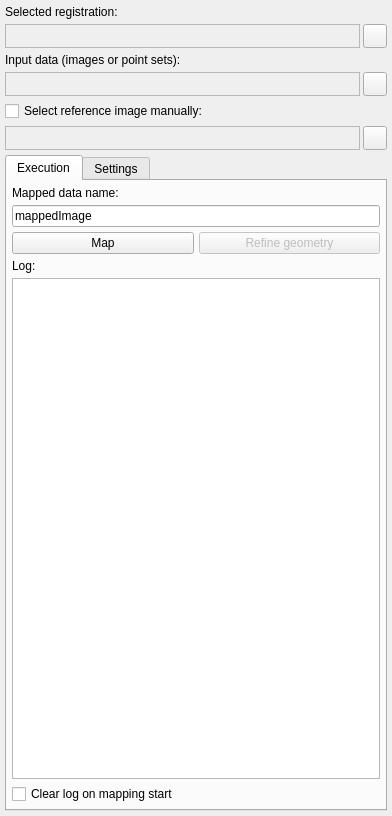
<?xml version="1.0" encoding="UTF-8"?>
<ui version="4.0">
 <class>MatchPointMapperControls</class>
 <widget class="QWidget" name="MatchPointMapperControls">
  <property name="geometry">
   <rect>
    <x>0</x>
    <y>0</y>
    <width>392</width>
    <height>816</height>
   </rect>
  </property>
  <layout class="QVBoxLayout" name="verticalLayout">
   <property name="spacing">
    <number>5</number>
   </property>
   <property name="margin">
    <number>5</number>
   </property>
   <item>
    <widget class="QLabel" name="label_4">
     <property name="text">
      <string>Selected registration:</string>
     </property>
    </widget>
   </item>
   <item>
    <layout class="QHBoxLayout" name="horizontalLayout">
     <property name="spacing">
      <number>3</number>
     </property>
     <item>
      <widget class="QLabel" name="m_lbRegistrationName">
       <property name="sizePolicy">
        <sizepolicy hsizetype="MinimumExpanding" vsizetype="Preferred">
         <horstretch>0</horstretch>
         <verstretch>0</verstretch>
        </sizepolicy>
       </property>
       <property name="minimumSize">
        <size>
         <width>0</width>
         <height>0</height>
        </size>
       </property>
       <property name="palette">
        <palette>
         <active>
          <colorrole role="Text">
           <brush brushstyle="SolidPattern">
            <color alpha="255">
             <red>0</red>
             <green>170</green>
             <blue>0</blue>
            </color>
           </brush>
          </colorrole>
         </active>
         <inactive>
          <colorrole role="Text">
           <brush brushstyle="SolidPattern">
            <color alpha="255">
             <red>0</red>
             <green>170</green>
             <blue>0</blue>
            </color>
           </brush>
          </colorrole>
         </inactive>
         <disabled>
          <colorrole role="Text">
           <brush brushstyle="SolidPattern">
            <color alpha="255">
             <red>159</red>
             <green>158</green>
             <blue>158</blue>
            </color>
           </brush>
          </colorrole>
         </disabled>
        </palette>
       </property>
       <property name="font">
        <font>
         <weight>75</weight>
         <bold>true</bold>
        </font>
       </property>
       <property name="toolTip">
        <string>Registration that should be used to map the moving image...</string>
       </property>
       <property name="frameShape">
        <enum>QFrame::StyledPanel</enum>
       </property>
       <property name="lineWidth">
        <number>2</number>
       </property>
       <property name="midLineWidth">
        <number>1</number>
       </property>
       <property name="text">
        <string/>
       </property>
      </widget>
     </item>
     <item>
      <widget class="QPushButton" name="m_pbLockReg">
       <property name="sizePolicy">
        <sizepolicy hsizetype="Maximum" vsizetype="Fixed">
         <horstretch>0</horstretch>
         <verstretch>0</verstretch>
        </sizepolicy>
       </property>
       <property name="minimumSize">
        <size>
         <width>24</width>
         <height>24</height>
        </size>
       </property>
       <property name="maximumSize">
        <size>
         <width>24</width>
         <height>24</height>
        </size>
       </property>
       <property name="toolTip">
        <string>Lock the selected registration for mapping</string>
       </property>
       <property name="text">
        <string/>
       </property>
       <property name="icon">
        <iconset>
         <normaloff>:/org.mitk.gui.qt.matchpoint.mapper/resources/icon_unlock.png</normaloff>
         <normalon>:/org.mitk.gui.qt.matchpoint.mapper/resources/icon_lock.png</normalon>:/org.mitk.gui.qt.matchpoint.mapper/resources/icon_unlock.png</iconset>
       </property>
       <property name="checkable">
        <bool>true</bool>
       </property>
       <property name="checked">
        <bool>false</bool>
       </property>
       <property name="flat">
        <bool>false</bool>
       </property>
      </widget>
     </item>
    </layout>
   </item>
   <item>
    <widget class="QLabel" name="label_5">
     <property name="text">
      <string>Input data (images or point sets):</string>
     </property>
    </widget>
   </item>
   <item>
    <layout class="QHBoxLayout" name="horizontalLayout_2">
     <property name="spacing">
      <number>3</number>
     </property>
     <item>
      <widget class="QLabel" name="m_lbInputName">
       <property name="sizePolicy">
        <sizepolicy hsizetype="MinimumExpanding" vsizetype="Preferred">
         <horstretch>0</horstretch>
         <verstretch>0</verstretch>
        </sizepolicy>
       </property>
       <property name="minimumSize">
        <size>
         <width>0</width>
         <height>0</height>
        </size>
       </property>
       <property name="palette">
        <palette>
         <active>
          <colorrole role="Text">
           <brush brushstyle="SolidPattern">
            <color alpha="255">
             <red>0</red>
             <green>170</green>
             <blue>0</blue>
            </color>
           </brush>
          </colorrole>
         </active>
         <inactive>
          <colorrole role="Text">
           <brush brushstyle="SolidPattern">
            <color alpha="255">
             <red>0</red>
             <green>170</green>
             <blue>0</blue>
            </color>
           </brush>
          </colorrole>
         </inactive>
         <disabled>
          <colorrole role="Text">
           <brush brushstyle="SolidPattern">
            <color alpha="255">
             <red>159</red>
             <green>158</green>
             <blue>158</blue>
            </color>
           </brush>
          </colorrole>
         </disabled>
        </palette>
       </property>
       <property name="font">
        <font>
         <weight>75</weight>
         <bold>true</bold>
        </font>
       </property>
       <property name="toolTip">
        <string>Moving image that should be mapped...</string>
       </property>
       <property name="frameShape">
        <enum>QFrame::StyledPanel</enum>
       </property>
       <property name="lineWidth">
        <number>2</number>
       </property>
       <property name="midLineWidth">
        <number>1</number>
       </property>
       <property name="text">
        <string/>
       </property>
      </widget>
     </item>
     <item>
      <widget class="QPushButton" name="m_pbLockInput">
       <property name="sizePolicy">
        <sizepolicy hsizetype="Maximum" vsizetype="Fixed">
         <horstretch>0</horstretch>
         <verstretch>0</verstretch>
        </sizepolicy>
       </property>
       <property name="minimumSize">
        <size>
         <width>24</width>
         <height>24</height>
        </size>
       </property>
       <property name="maximumSize">
        <size>
         <width>24</width>
         <height>24</height>
        </size>
       </property>
       <property name="toolTip">
        <string>Lock the selected moving image to do not change anymore</string>
       </property>
       <property name="text">
        <string/>
       </property>
       <property name="icon">
        <iconset>
         <normaloff>:/org.mitk.gui.qt.matchpoint.mapper/resources/icon_unlock.png</normaloff>
         <normalon>:/org.mitk.gui.qt.matchpoint.mapper/resources/icon_lock.png</normalon>:/org.mitk.gui.qt.matchpoint.mapper/resources/icon_unlock.png</iconset>
       </property>
       <property name="checkable">
        <bool>true</bool>
       </property>
       <property name="flat">
        <bool>false</bool>
       </property>
      </widget>
     </item>
    </layout>
   </item>
   <item>
    <widget class="QCheckBox" name="m_cbManualRef">
     <property name="toolTip">
      <string>Select reference manually instat of determined by registration...</string>
     </property>
     <property name="text">
      <string>Select reference image manually:</string>
     </property>
    </widget>
   </item>
   <item>
    <layout class="QHBoxLayout" name="horizontalLayout_4">
     <property name="spacing">
      <number>3</number>
     </property>
     <item>
      <widget class="QLabel" name="m_lbReferenceName">
       <property name="sizePolicy">
        <sizepolicy hsizetype="MinimumExpanding" vsizetype="Preferred">
         <horstretch>0</horstretch>
         <verstretch>0</verstretch>
        </sizepolicy>
       </property>
       <property name="palette">
        <palette>
         <active>
          <colorrole role="Text">
           <brush brushstyle="SolidPattern">
            <color alpha="255">
             <red>0</red>
             <green>170</green>
             <blue>0</blue>
            </color>
           </brush>
          </colorrole>
         </active>
         <inactive>
          <colorrole role="Text">
           <brush brushstyle="SolidPattern">
            <color alpha="255">
             <red>0</red>
             <green>170</green>
             <blue>0</blue>
            </color>
           </brush>
          </colorrole>
         </inactive>
         <disabled>
          <colorrole role="Text">
           <brush brushstyle="SolidPattern">
            <color alpha="255">
             <red>159</red>
             <green>158</green>
             <blue>158</blue>
            </color>
           </brush>
          </colorrole>
         </disabled>
        </palette>
       </property>
       <property name="font">
        <font>
         <weight>75</weight>
         <bold>true</bold>
        </font>
       </property>
       <property name="toolTip">
        <string>Reference image that is used to determine the field of view mapped into...</string>
       </property>
       <property name="frameShape">
        <enum>QFrame::StyledPanel</enum>
       </property>
       <property name="lineWidth">
        <number>2</number>
       </property>
       <property name="midLineWidth">
        <number>1</number>
       </property>
       <property name="text">
        <string/>
       </property>
      </widget>
     </item>
     <item>
      <widget class="QPushButton" name="m_pbLockRef">
       <property name="sizePolicy">
        <sizepolicy hsizetype="Maximum" vsizetype="Fixed">
         <horstretch>0</horstretch>
         <verstretch>0</verstretch>
        </sizepolicy>
       </property>
       <property name="minimumSize">
        <size>
         <width>24</width>
         <height>24</height>
        </size>
       </property>
       <property name="maximumSize">
        <size>
         <width>24</width>
         <height>24</height>
        </size>
       </property>
       <property name="toolTip">
        <string>Lock the reference image</string>
       </property>
       <property name="text">
        <string/>
       </property>
       <property name="icon">
        <iconset>
         <normaloff>:/org.mitk.gui.qt.matchpoint.mapper/resources/icon_unlock.png</normaloff>
         <normalon>:/org.mitk.gui.qt.matchpoint.mapper/resources/icon_lock.png</normalon>:/org.mitk.gui.qt.matchpoint.mapper/resources/icon_unlock.png</iconset>
       </property>
       <property name="checkable">
        <bool>true</bool>
       </property>
       <property name="flat">
        <bool>false</bool>
       </property>
      </widget>
     </item>
    </layout>
   </item>
   <item>
    <widget class="QTabWidget" name="m_tabs">
     <property name="enabled">
      <bool>true</bool>
     </property>
     <property name="currentIndex">
      <number>0</number>
     </property>
     <property name="documentMode">
      <bool>false</bool>
     </property>
     <property name="tabsClosable">
      <bool>false</bool>
     </property>
     <property name="movable">
      <bool>false</bool>
     </property>
     <widget class="QWidget" name="m_tabExecution">
      <attribute name="title">
       <string>Execution</string>
      </attribute>
      <layout class="QVBoxLayout" name="verticalLayout_2">
       <property name="spacing">
        <number>5</number>
       </property>
       <property name="margin">
        <number>5</number>
       </property>
       <item>
        <widget class="QLabel" name="label_9">
         <property name="text">
          <string>Mapped data name:</string>
         </property>
        </widget>
       </item>
       <item>
        <widget class="QLineEdit" name="m_leMappedName">
         <property name="toolTip">
          <string>Name of the resulting mapped image</string>
         </property>
         <property name="text">
          <string>mappedImage</string>
         </property>
        </widget>
       </item>
       <item>
        <layout class="QHBoxLayout" name="horizontalLayout_5">
         <item>
          <widget class="QPushButton" name="m_pbMap">
           <property name="toolTip">
            <string>&lt;html&gt;&lt;head/&gt;&lt;body&gt;&lt;p&gt;Starts the mapping of the input image with the current settings.&lt;/p&gt;&lt;/body&gt;&lt;/html&gt;</string>
           </property>
           <property name="text">
            <string>Map</string>
           </property>
          </widget>
         </item>
         <item>
          <widget class="QPushButton" name="m_pbRefine">
           <property name="enabled">
            <bool>false</bool>
           </property>
           <property name="toolTip">
            <string>&lt;html&gt;&lt;head/&gt;&lt;body&gt;&lt;p&gt;Applys the registration by refining the geometry of the data and not by resampling it. This option can only be selected if the chosen registration is 3D and can be decomposed in a rotation matrix and offset.&lt;/p&gt;&lt;/body&gt;&lt;/html&gt;</string>
           </property>
           <property name="text">
            <string>Refine geometry</string>
           </property>
          </widget>
         </item>
        </layout>
       </item>
       <item>
        <widget class="QLabel" name="label_log">
         <property name="text">
          <string>Log:</string>
         </property>
        </widget>
       </item>
       <item>
        <widget class="QTextEdit" name="m_teLog">
         <property name="font">
          <font>
           <pointsize>9</pointsize>
          </font>
         </property>
         <property name="tabChangesFocus">
          <bool>true</bool>
         </property>
         <property name="lineWrapMode">
          <enum>QTextEdit::NoWrap</enum>
         </property>
         <property name="readOnly">
          <bool>true</bool>
         </property>
        </widget>
       </item>
       <item>
        <widget class="QCheckBox" name="m_checkClearLog">
         <property name="text">
          <string>Clear log on mapping start</string>
         </property>
        </widget>
       </item>
      </layout>
     </widget>
     <widget class="QWidget" name="m_tabSettings">
      <attribute name="title">
       <string>Settings</string>
      </attribute>
      <layout class="QVBoxLayout" name="verticalLayout_3">
       <property name="spacing">
        <number>5</number>
       </property>
       <property name="margin">
        <number>5</number>
       </property>
       <item>
        <widget class="QGroupBox" name="m_groupAllowUndefPixels">
         <property name="sizePolicy">
          <sizepolicy hsizetype="Preferred" vsizetype="Maximum">
           <horstretch>0</horstretch>
           <verstretch>0</verstretch>
          </sizepolicy>
         </property>
         <property name="font">
          <font>
           <weight>50</weight>
           <bold>false</bold>
          </font>
         </property>
         <property name="toolTip">
          <string>&lt;html&gt;&lt;head/&gt;&lt;body&gt;&lt;p&gt;Allows that pixels may not be defined in the mapped image because they are outside of the field of view of the used input image.&lt;/p&gt;&lt;p&gt;The pixels will be marked with the given padding value.&lt;/p&gt;&lt;p&gt;If unchecked the mapping will be aborted in a case of undefined pixels.&lt;/p&gt;&lt;/body&gt;&lt;/html&gt;</string>
         </property>
         <property name="title">
          <string>Allow undefined pixels</string>
         </property>
         <property name="flat">
          <bool>false</bool>
         </property>
         <property name="checkable">
          <bool>true</bool>
         </property>
         <layout class="QHBoxLayout" name="horizontalLayout_6">
          <property name="spacing">
           <number>5</number>
          </property>
          <property name="leftMargin">
           <number>9</number>
          </property>
          <property name="topMargin">
           <number>5</number>
          </property>
          <property name="rightMargin">
           <number>9</number>
          </property>
          <property name="bottomMargin">
           <number>5</number>
          </property>
          <item>
           <widget class="QLabel" name="label_7">
            <property name="text">
             <string>Padding value:</string>
            </property>
           </widget>
          </item>
          <item>
           <widget class="QSpinBox" name="m_sbPaddingValue">
            <property name="sizePolicy">
             <sizepolicy hsizetype="Maximum" vsizetype="Fixed">
              <horstretch>0</horstretch>
              <verstretch>0</verstretch>
             </sizepolicy>
            </property>
            <property name="toolTip">
             <string>Pixel value that indicates pixels that are outside of the input image</string>
            </property>
            <property name="minimum">
             <number>-5000</number>
            </property>
            <property name="maximum">
             <number>5000</number>
            </property>
           </widget>
          </item>
         </layout>
        </widget>
       </item>
       <item>
        <widget class="QGroupBox" name="m_groupAllowUnregPixels">
         <property name="sizePolicy">
          <sizepolicy hsizetype="Preferred" vsizetype="Maximum">
           <horstretch>0</horstretch>
           <verstretch>0</verstretch>
          </sizepolicy>
         </property>
         <property name="font">
          <font>
           <weight>50</weight>
           <bold>false</bold>
          </font>
         </property>
         <property name="toolTip">
          <string>&lt;html&gt;&lt;head/&gt;&lt;body&gt;&lt;p&gt;Allows that pixels may not be registred because they are outside of the field of view of the used registration. The location in the correlated input image pixel(s) are therefore unkown. The pixels will be marked witrh the given error value.&lt;/p&gt;&lt;p&gt;If unchecked the mapping will be aborted in a case of unregistered pixels.&lt;/p&gt;&lt;/body&gt;&lt;/html&gt;</string>
         </property>
         <property name="title">
          <string>Allow unregistred pixels</string>
         </property>
         <property name="flat">
          <bool>false</bool>
         </property>
         <property name="checkable">
          <bool>true</bool>
         </property>
         <layout class="QHBoxLayout" name="horizontalLayout_7">
          <property name="spacing">
           <number>5</number>
          </property>
          <property name="topMargin">
           <number>5</number>
          </property>
          <property name="bottomMargin">
           <number>5</number>
          </property>
          <item>
           <widget class="QLabel" name="label_6">
            <property name="text">
             <string>Error value:</string>
            </property>
           </widget>
          </item>
          <item>
           <widget class="QSpinBox" name="m_sbErrorValue">
            <property name="sizePolicy">
             <sizepolicy hsizetype="Maximum" vsizetype="Fixed">
              <horstretch>0</horstretch>
              <verstretch>0</verstretch>
             </sizepolicy>
            </property>
            <property name="toolTip">
             <string>&lt;html&gt;&lt;head/&gt;&lt;body&gt;&lt;p&gt;Value of pixels that cannot be registered because of an unsufficient field of view of the selected registration instance.&lt;/p&gt;&lt;/body&gt;&lt;/html&gt;</string>
            </property>
            <property name="minimum">
             <number>-5000</number>
            </property>
            <property name="maximum">
             <number>5000</number>
            </property>
           </widget>
          </item>
         </layout>
        </widget>
       </item>
       <item>
        <widget class="QLabel" name="label_8">
         <property name="sizePolicy">
          <sizepolicy hsizetype="Preferred" vsizetype="Maximum">
           <horstretch>0</horstretch>
           <verstretch>0</verstretch>
          </sizepolicy>
         </property>
         <property name="text">
          <string>Interpolator:</string>
         </property>
        </widget>
       </item>
       <item>
        <widget class="QComboBox" name="m_comboInterpolator">
         <property name="enabled">
          <bool>true</bool>
         </property>
         <property name="toolTip">
          <string>&lt;html&gt;&lt;head/&gt;&lt;body&gt;&lt;p&gt;Interpolation function that should be used to map the pixel values from the input image into the result image.&lt;/p&gt;&lt;/body&gt;&lt;/html&gt;</string>
         </property>
         <property name="currentIndex">
          <number>1</number>
         </property>
         <item>
          <property name="text">
           <string>Nearest Neighbor</string>
          </property>
         </item>
         <item>
          <property name="text">
           <string>Linear</string>
          </property>
         </item>
         <item>
          <property name="text">
           <string>BSpline (3rd order)</string>
          </property>
         </item>
         <item>
          <property name="text">
           <string>Windowed Sinc (Hamming)</string>
          </property>
         </item>
         <item>
          <property name="text">
           <string>Windowed Sinc (Welch)</string>
          </property>
         </item>
        </widget>
       </item>
       <item>
        <widget class="QGroupBox" name="m_groupActivateSampling">
         <property name="sizePolicy">
          <sizepolicy hsizetype="Preferred" vsizetype="Maximum">
           <horstretch>0</horstretch>
           <verstretch>0</verstretch>
          </sizepolicy>
         </property>
         <property name="title">
          <string>Activate super/sub sampling</string>
         </property>
         <property name="checkable">
          <bool>true</bool>
         </property>
         <property name="checked">
          <bool>false</bool>
         </property>
         <layout class="QVBoxLayout" name="verticalLayout_4">
          <property name="spacing">
           <number>5</number>
          </property>
          <item>
           <widget class="QCheckBox" name="m_cbLinkFactors">
            <property name="toolTip">
             <string>&lt;html&gt;&lt;head/&gt;&lt;body&gt;&lt;p&gt;Check to ensure that x, y and z dimension use the same sampling factor.&lt;/p&gt;&lt;/body&gt;&lt;/html&gt;</string>
            </property>
            <property name="text">
             <string>linked factors</string>
            </property>
            <property name="checked">
             <bool>true</bool>
            </property>
           </widget>
          </item>
          <item>
           <layout class="QHBoxLayout" name="horizontalLayout_8">
            <item>
             <widget class="QLabel" name="label_10">
              <property name="sizePolicy">
               <sizepolicy hsizetype="Maximum" vsizetype="Preferred">
                <horstretch>0</horstretch>
                <verstretch>0</verstretch>
               </sizepolicy>
              </property>
              <property name="text">
               <string>x:</string>
              </property>
              <property name="alignment">
               <set>Qt::AlignRight|Qt::AlignTrailing|Qt::AlignVCenter</set>
              </property>
             </widget>
            </item>
            <item>
             <widget class="QDoubleSpinBox" name="m_sbXFactor">
              <property name="toolTip">
               <string>&lt;html&gt;&lt;head/&gt;&lt;body&gt;&lt;p&gt;Indicate the sampling factor to change the resolution.&lt;/p&gt;&lt;p&gt;2.0: doubled resolution; e.g. 100 pixels -&amp;gt; 200 pixels and spacing 1 -&amp;gt; spacing 0.5&lt;/p&gt;&lt;p&gt;0.5: half resolution; e.g. 100 pixels -&amp;gt; 50 pixels and spacing 1 -&amp;gt; spacing 2&lt;/p&gt;&lt;/body&gt;&lt;/html&gt;</string>
              </property>
             </widget>
            </item>
            <item>
             <widget class="QLabel" name="label_12">
              <property name="text">
               <string>y:</string>
              </property>
              <property name="alignment">
               <set>Qt::AlignRight|Qt::AlignTrailing|Qt::AlignVCenter</set>
              </property>
             </widget>
            </item>
            <item>
             <widget class="QDoubleSpinBox" name="m_sbYFactor"/>
            </item>
            <item>
             <widget class="QLabel" name="label_11">
              <property name="text">
               <string>z:</string>
              </property>
              <property name="alignment">
               <set>Qt::AlignRight|Qt::AlignTrailing|Qt::AlignVCenter</set>
              </property>
             </widget>
            </item>
            <item>
             <widget class="QDoubleSpinBox" name="m_sbZFactor"/>
            </item>
           </layout>
          </item>
         </layout>
        </widget>
       </item>
       <item>
        <spacer name="verticalSpacer">
         <property name="orientation">
          <enum>Qt::Vertical</enum>
         </property>
         <property name="sizeType">
          <enum>QSizePolicy::Preferred</enum>
         </property>
         <property name="sizeHint" stdset="0">
          <size>
           <width>20</width>
           <height>700</height>
          </size>
         </property>
        </spacer>
       </item>
      </layout>
     </widget>
    </widget>
   </item>
  </layout>
 </widget>
 <resources/>
 <connections/>
 <designerdata>
  <property name="gridDeltaX">
   <number>5</number>
  </property>
  <property name="gridDeltaY">
   <number>5</number>
  </property>
  <property name="gridSnapX">
   <bool>true</bool>
  </property>
  <property name="gridSnapY">
   <bool>true</bool>
  </property>
  <property name="gridVisible">
   <bool>true</bool>
  </property>
 </designerdata>
</ui>
